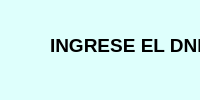
<?xml version="1.0" encoding="UTF-8"?>
<ui version="4.0">
 <class>EliminarCliente</class>
 <widget class="QMainWindow" name="EliminarCliente">
  <property name="geometry">
   <rect>
    <x>0</x>
    <y>0</y>
    <width>604</width>
    <height>0</height>
   </rect>
  </property>
  <property name="windowTitle">
   <string>Eliminar Cliente</string>
  </property>
  <property name="styleSheet">
   <string notr="true">background-color:rgb(222, 255, 252)</string>
  </property>
  <widget class="QWidget" name="centralwidget">
   <widget class="QLabel" name="label">
    <property name="geometry">
     <rect>
      <x>50</x>
      <y>20</y>
      <width>521</width>
      <height>51</height>
     </rect>
    </property>
    <property name="font">
     <font>
      <pointsize>14</pointsize>
      <weight>75</weight>
      <bold>true</bold>
     </font>
    </property>
    <property name="text">
     <string>INGRESE EL DNI DEL CLIENTE QUE DESEE ELIMINAR</string>
    </property>
   </widget>
   <widget class="QTextEdit" name="textEdit">
    <property name="geometry">
     <rect>
      <x>170</x>
      <y>80</y>
      <width>291</width>
      <height>31</height>
     </rect>
    </property>
   </widget>
   <widget class="QPushButton" name="pushButton">
    <property name="geometry">
     <rect>
      <x>350</x>
      <y>130</y>
      <width>111</width>
      <height>21</height>
     </rect>
    </property>
    <property name="font">
     <font>
      <pointsize>12</pointsize>
      <weight>75</weight>
      <bold>true</bold>
     </font>
    </property>
    <property name="text">
     <string>ELIMINAR</string>
    </property>
   </widget>
   <widget class="QPushButton" name="pushButton_2">
    <property name="geometry">
     <rect>
      <x>170</x>
      <y>130</y>
      <width>101</width>
      <height>21</height>
     </rect>
    </property>
    <property name="font">
     <font>
      <pointsize>12</pointsize>
      <weight>75</weight>
      <bold>true</bold>
     </font>
    </property>
    <property name="text">
     <string>CANCELAR</string>
    </property>
   </widget>
  </widget>
  <widget class="QStatusBar" name="statusbar"/>
 </widget>
 <resources/>
 <connections/>
</ui>
